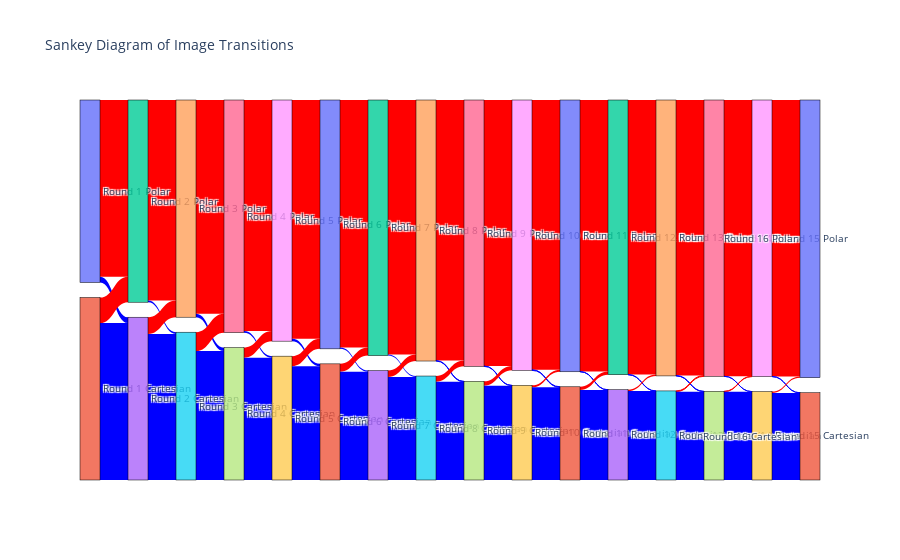

The notebook cell this image was saved under:
### Code cell
import plotly.graph_objects as go
import numpy as np

# Initialize lists to hold the Sankey diagram data
labels = []  # Labels for nodes
sources = []  # Indices of the source nodes
targets = []  # Indices of the target nodes
values = []  # Quantity of flow from source to target
colors = []  # Colors for the links

# Define the labels for nodes and color for the links
for i in range(boolean_matrix.shape[1]):
    labels.extend([f"Round {i+1} Polar", f"Round {i+1} Cartesian"])

# Define source and target indices for transitions
for i in range(boolean_matrix.shape[1] - 1):
    polar_to_polar = np.sum(boolean_matrix[:, i] & boolean_matrix[:, i+1])
    polar_to_cartesian = np.sum(boolean_matrix[:, i] & ~boolean_matrix[:, i+1])
    cartesian_to_polar = np.sum(~boolean_matrix[:, i] & boolean_matrix[:, i+1])
    cartesian_to_cartesian = np.sum(~boolean_matrix[:, i] & ~boolean_matrix[:, i+1])

    # Polar to Polar (red)
    sources.append(i*2)
    targets.append(i*2+2)
    values.append(polar_to_polar)
    colors.append('red')

    # Polar to Cartesian (blue)
    sources.append(i*2)
    targets.append(i*2+3)
    values.append(polar_to_cartesian)
    colors.append('blue')

    # Cartesian to Polar (red)
    sources.append(i*2+1)
    targets.append(i*2+2)
    values.append(cartesian_to_polar)
    colors.append('red')

    # Cartesian to Cartesian (blue)
    sources.append(i*2+1)
    targets.append(i*2+3)
    values.append(cartesian_to_cartesian)
    colors.append('blue')

# Create the Sankey diagram
fig = go.Figure(data=[go.Sankey(
    node=dict(
        pad=15,
        thickness=20,
        line=dict(color="black", width=0.5),
        label=labels
    ),
    link=dict(
        source=sources,  # Indices correspond to labels
        target=targets,
        value=values,  # Quantity of flow from source to target
        color=colors  # Colors for the links
    ))])

fig.update_layout(title_text="Sankey Diagram of Image Transitions", font_size=10)
fig.show()

### Figure 1 — Plotly figure (JSON) as saved in the notebook; plotly's stock layout.template omitted (floating-point values rounded to 4 significant figures)
{"data": [{"link": {"color": ["red", "blue", "red", "blue", "red", "blue", "red", "blue", "red", "blue", "red", "blue", "red", "blue", "red", "blue", "red", "blue", "red", "blue", "red", "blue", "red", "blue", "red", "blue", "red", "blue", "red", "blue", "red", "blue", "red", "blue", "red", "blue", "red", "blue", "red", "blue", "red", "blue", "red", "blue", "red", "blue", "red", "blue", "red", "blue", "red", "blue", "red", "blue", "red", "blue", "red", "blue", "red", "blue"], "source": [0, 0, 1, 1, 2, 2, 3, 3, 4, 4, 5, 5, 6, 6, 7, 7, 8, 8, 9, 9, 10, 10, 11, 11, 12, 12, 13, 13, 14, 14, 15, 15, 16, 16, 17, 17, 18, 18, 19, 19, 20, 20, 21, 21, 22, 22, 23, 23, 24, 24, 25, 25, 26, 26, 27, 27, 28, 28, 29, 29], "target": [2, 3, 2, 3, 4, 5, 4, 5, 6, 7, 6, 7, 8, 9, 8, 9, 10, 11, 10, 11, 12, 13, 12, 13, 14, 15, 14, 15, 16, 17, 16, 17, 18, 19, 18, 19, 20, 21, 20, 21, 22, 23, 22, 23, 24, 25, 24, 25, 26, 27, 26, 27, 28, 29, 28, 29, 30, 31, 30, 31], "value": [3583, 119, 519, 3183, 4068, 34, 338, 2964, 4337, 69, 382, 2616, 4688, 31, 204, 2481, 4844, 48, 204, 2308, 5023, 25, 162, 2194, 5164, 21, 131, 2088, 5286, 9, 117, 1992, 5396, 7, 88, 1913, 5472, 12, 41, 1879, 5508, 5, 65, 1826, 5569, 4, 28, 1803, 5590, 7, 15, 1792, 5604, 1, 7, 1792, 5608, 3, 26, 1767]}, "node": {"label": ["Round 1 Polar", "Round 1 Cartesian", "Round 2 Polar", "Round 2 Cartesian", "Round 3 Polar", "Round 3 Cartesian", "Round 4 Polar", "Round 4 Cartesian", "Round 5 Polar", "Round 5 Cartesian", "Round 6 Polar", "Round 6 Cartesian", "Round 7 Polar", "Round 7 Cartesian", "Round 8 Polar", "Round 8 Cartesian", "Round 9 Polar", "Round 9 Cartesian", "Round 10 Polar", "Round 10 Cartesian", "Round 11 Polar", "Round 11 Cartesian", "Round 12 Polar", "Round 12 Cartesian", "Round 13 Polar", "Round 13 Cartesian", "Round 14 Polar", "Round 14 Cartesian", "Round 15 Polar", "Round 15 Cartesian", "Round 16 Polar", "Round 16 Cartesian"], "line": {"color": "black", "width": 0.5}, "pad": 15, "thickness": 20}, "type": "sankey"}], "layout": {"font": {"size": 10}, "title": {"text": "Sankey Diagram of Image Transitions"}}}
